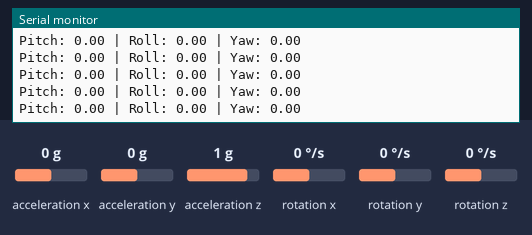
Simulated run of this sketch. Board: ESP32. Parts: the last lines printed to the serial monitor. Inputs (shaded band) come from the test bench; at power-on: acceleration x 0 g, acceleration y 0 g, acceleration z 1 g, rotation x 0 °/s, rotation y 0 °/s, rotation z 0 °/s.

Above: at 2.2 s.
2.3 s: acceleration x set to -1.4 g
At 3.4 s:
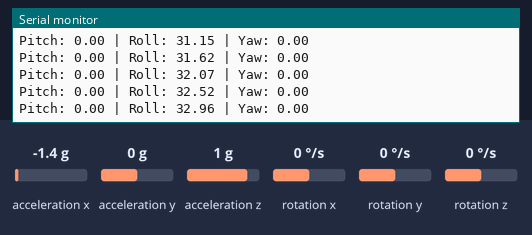
3.8 s: acceleration y set to -1.4 g
At 4.9 s:
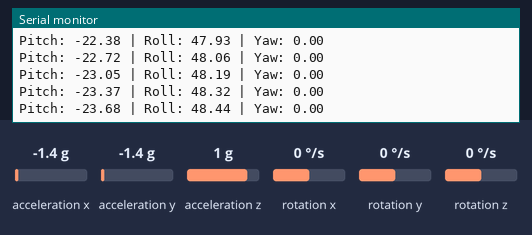
5.3 s: acceleration z set to -1.4 g
At 6.4 s:
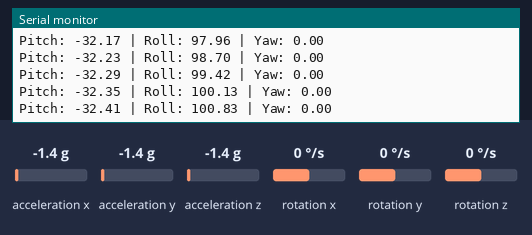
6.8 s: rotation x set to -192 °/s
At 7.9 s:
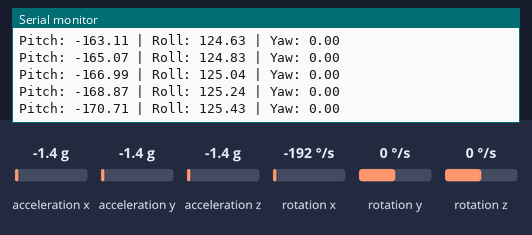
8.3 s: rotation y set to -192 °/s
At 8.8 s:
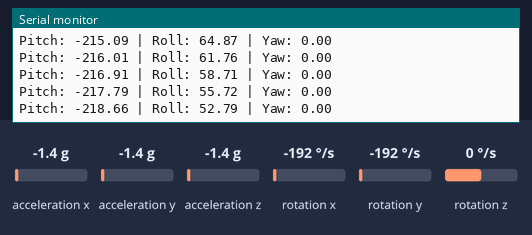
9.8 s: acceleration x set to 0 g
At 10.9 s:
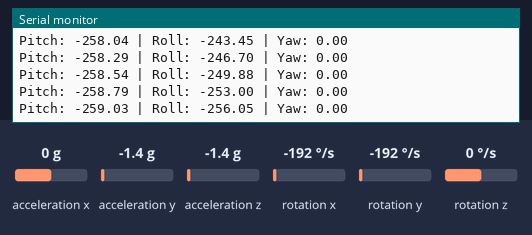
Timing chart, 0 to 12.8 s (numbered marks = the images above; inputs shaded):
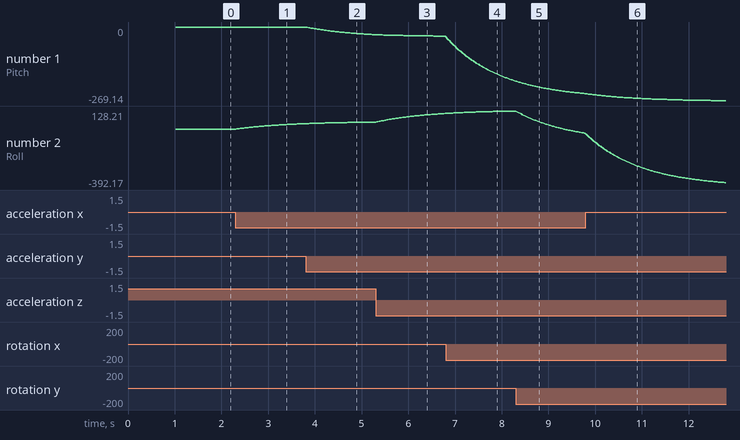

Measured:
- after the input at 2.3 s, the serial monitor: prints a new line at once (image 1)
- plotted number 2: 0 → 39.21 after the input at 2.3 s

The sketch:

direction.ino
```cpp
#include <Arduino.h>
#include <Wire.h>
#include <MPU6050.h>

MPU6050 mpu;

// Thời gian
unsigned long timer;

// Góc
float pitch = 0.0;
float roll  = 0.0;
float yaw   = 0.0;

// Hệ số Complementary Filter
const float alpha = 0.98;

void setup() {
  Serial.begin(115200);
  delay(1000);

  // Khởi tạo I2C ESP32
  Wire.begin(21, 22);   // SDA = 21, SCL = 22
  Wire.setClock(100000); // 100 kHz

  Serial.println("Scanning I2C bus...");
  byte count = 0;
  for (byte i = 1; i < 127; i++) {
    Wire.beginTransmission(i);
    if (Wire.endTransmission() == 0) {
      Serial.print("Found I2C device at 0x");
      Serial.println(i, HEX);
      count++;
    }
  }
  if(count == 0) Serial.println("No I2C devices found!");

  // Khởi tạo MPU6050
  Serial.println("Initializing MPU6050...");
  mpu.initialize();
  Serial.println("MPU6050 initialized!");

  timer = millis();
}

void loop() {
  int16_t ax, ay, az;
  int16_t gx, gy, gz;

  // Đọc dữ liệu raw từ MPU6050
  mpu.getMotion6(&ax, &ay, &az, &gx, &gy, &gz);

  // Chuyển gyro sang deg/s
  float gx_dps = gx / 131.0;
  float gy_dps = gy / 131.0;
  float gz_dps = gz / 131.0;

  // Chuyển accel sang g
  float ax_g = ax / 16384.0;
  float ay_g = ay / 16384.0;
  float az_g = az / 16384.0;

  // Tính pitch & roll từ accel
  float pitchAcc = atan2(ay_g, sqrt(ax_g * ax_g + az_g * az_g)) * 180.0 / PI;
  float rollAcc  = atan2(-ax_g, az_g) * 180.0 / PI;

  // Delta time
  float dt = (millis() - timer) / 1000.0;
  timer = millis();

  // Complementary filter
  pitch = alpha * (pitch + gx_dps * dt) + (1 - alpha) * pitchAcc;
  roll  = alpha * (roll  + gy_dps * dt) + (1 - alpha) * rollAcc;

  // Yaw từ gyro Z
  yaw += gz_dps * dt;

  // In ra Serial
  Serial.print("Pitch: "); Serial.print(pitch, 2);
  Serial.print(" | Roll: "); Serial.print(roll, 2);
  Serial.print(" | Yaw: "); Serial.println(yaw, 2);

  delay(20); // ~50Hz
}
```
